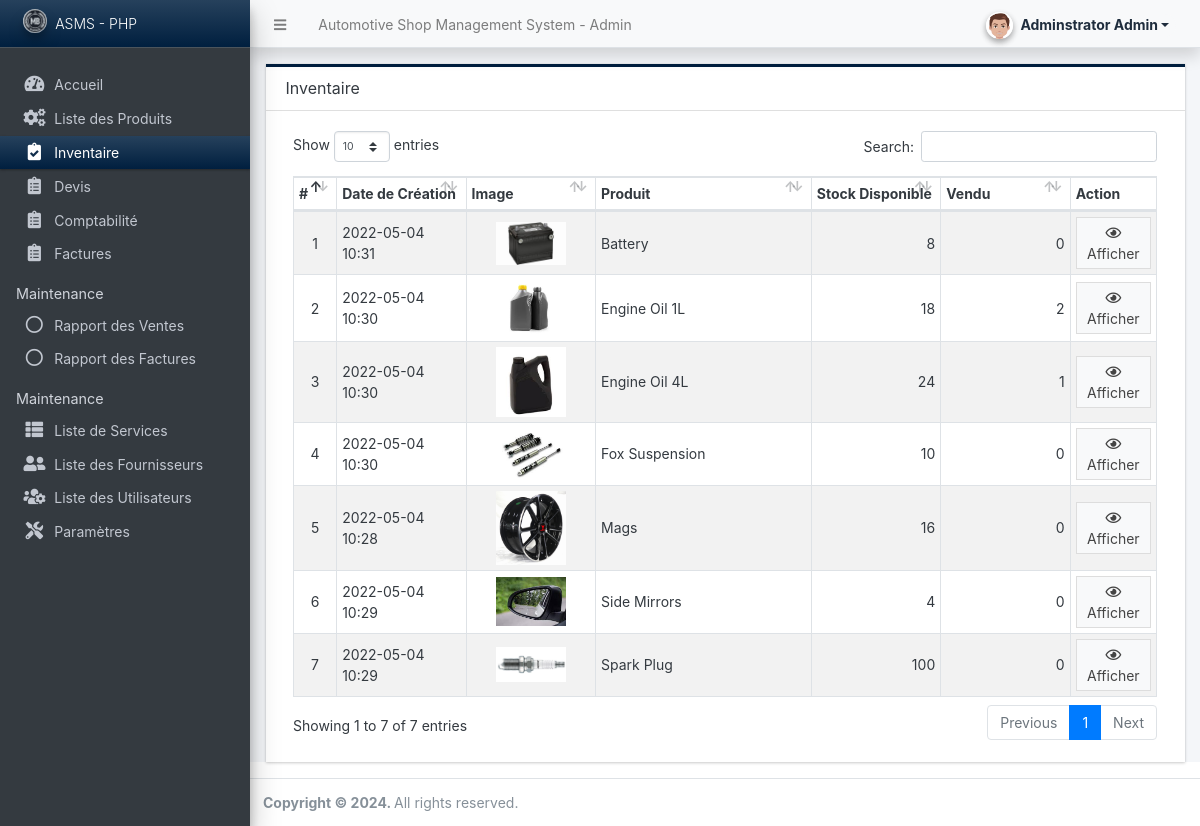
Before: /admin/?page=inventory (signed in) with the older database file.
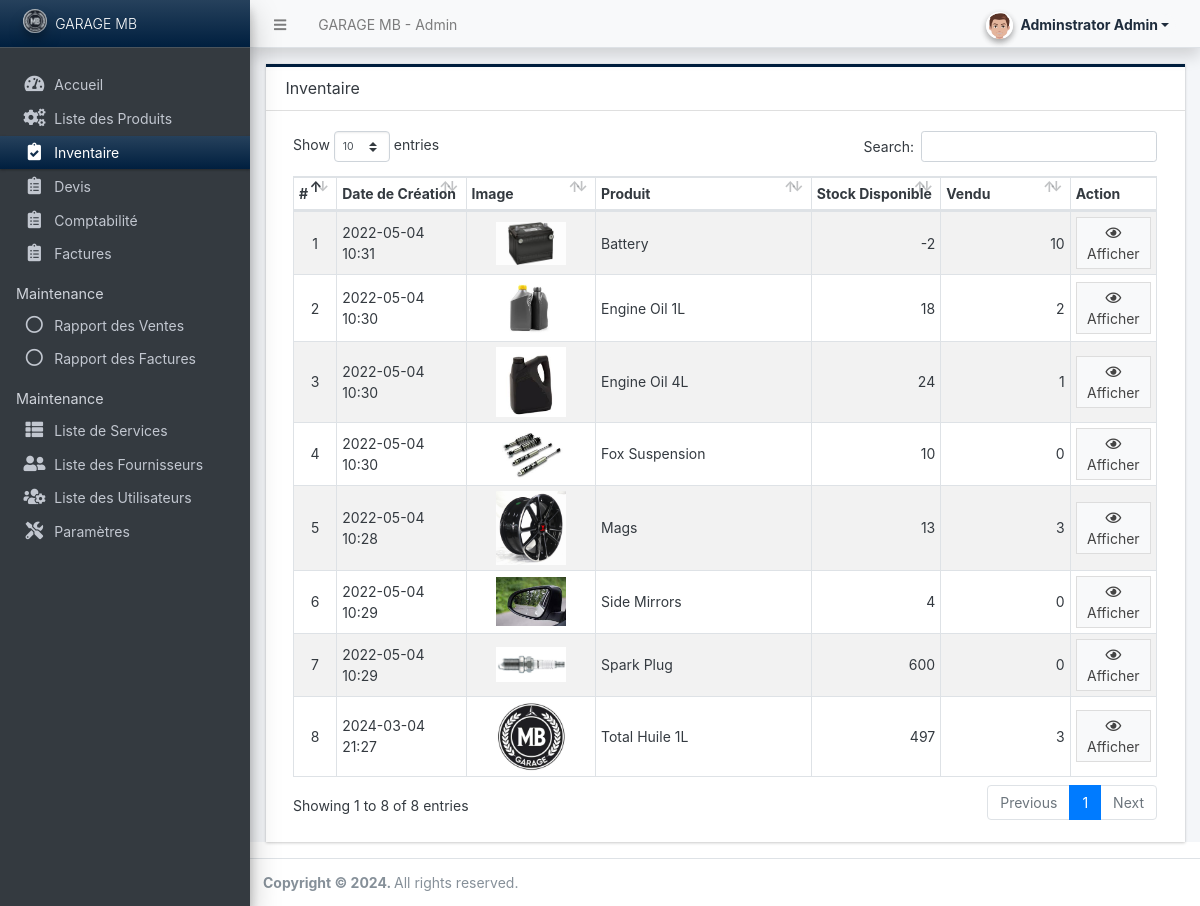
After: the same page with the newer database file.
### tables this page shows
CREATE TABLE `product_list` (
  `id` int(30) NOT NULL,
  `name` text NOT NULL,
  `description` text NOT NULL,
  `price` float(15,2) NOT NULL DEFAULT 0.00,
  `image_path` text NOT NULL,
  `status` tinyint(1) NOT NULL DEFAULT 1,
  `delete_flag` tinyint(1) NOT NULL DEFAULT 0,
  `date_created` datetime NOT NULL DEFAULT current_timestamp(),
  `date_updated` datetime NOT NULL DEFAULT current_timestamp() ON UPDATE current_timestamp()
);

### config.php (called while the page is built, shortened)
<?php
require_once('classes/DBConnection.php');
require_once('classes/SystemSettings.php');
function validate_image($file){
    global $_settings;
	if(!empty($file)){
        $ex = explode("?",$file);
        $file = $ex[0];
        $ts = isset($ex[1]) ? "?".$ex[1] : '';
		if(is_file(base_app.$file)){
			return base_url.$file.$ts;
		}else{
			return base_url.($_settings->info('logo'));
		}
	}else{
		return base_url.($_settings->info('logo'));
	}
}
function isMobileDevice(){
    $aMobileUA = array(
        '/iphone/i' => 'iPhone',
        '/ipod/i' => 'iPod',
        '/ipad/i' => 'iPad',
        '/android/i' => 'Android',
        '/blackberry/i' => 'BlackBerry',
        '/webos/i' => 'Mobile'
    );
    return false;
}
?>

### classes/DBConnection.php (called while the page is built, shortened)
<?php
class DBConnection{
    private $host = DB_SERVER;
    private $username = DB_USERNAME;
    private $password = DB_PASSWORD;
    private $database = DB_NAME;
    public $conn;
    public function __construct(){
        if (!isset($this->conn)) {
            $this->conn = new mysqli($this->host, $this->username, $this->password, $this->database);
        }
    }
}
?>

### classes/SystemSettings.php (called while the page is built, shortened)
<?php
class SystemSettings extends DBConnection{
	function userdata($field = ''){
		if(!empty($field)){
			if(isset($_SESSION['userdata'][$field]))
				return $_SESSION['userdata'][$field];
			else
				return null;
		}else{
			return false;
		}
	}
	function info($field=''){
		if(!empty($field)){
			if(isset($_SESSION['system_info'][$field]))
				return $_SESSION['system_info'][$field];
			else
				return false;
		}else{
			return false;
		}
	}
}
$_settings = new SystemSettings();
?>

### admin/inventory/index.php (the view, shortened to what this page needs)
<div class="card card-outline rounded-0 card-navy">
	<div class="card-header">
		<h3 class="card-title">Inventaire</h3>
	</div>
	<div class="card-body">
        <div class="container-fluid">
			<table class="table table-hover table-striped table-bordered" id="list">
				<colgroup>
					<col width="5%">
					<col width="15%">
					<col width="15%">
					<col width="25%">
					<col width="15%">
					<col width="15%">
					<col width="15%">
				</colgroup>
				<thead>
					<tr>
						<th>#</th>
						<th>Date de Création</th>
						<th>Image</th>
						<th>Produit</th>
						<th>Stock Disponible</th>
						<th>Vendu</th>
						<th>Action</th>
					</tr>
				</thead>
				<tbody>
					<?php
					$i = 1;
						$qry = $conn->query("SELECT *, (coalesce((SELECT SUM(quantity) FROM `inventory_list` where product_id = product_list.id),0) - coalesce((SELECT SUM(tp.qty) FROM `transaction_products` tp inner join `transaction_list` tl on tp.transaction_id = tl.id where tp.product_id = product_list.id and tl.status != 0),0)) as `available`,coalesce((SELECT SUM(tp.qty) FROM `transaction_products` tp inner join `transaction_list` tl on tp.transaction_id = tl.id where tp.product_id = product_list.id and tl.status != 0),0) as `sold` from `product_list` where delete_flag = 0 order by `name` asc ");
						while($row = $qry->fetch_assoc()):
					?>
						<tr>
							<td class="text-center"><?php echo $i++; ?></td>
							<td><?php echo date("Y-m-d H:i",strtotime($row['date_created'])) ?></td>
							<td class="text-center">
								<img class="img-thumbnai prod-img" src="<?= validate_image($row['image_path']) ?>" alt="">
							</td>
							<td><?php echo $row['name'] ?></td>
							<td class="text-right"><?php echo $row['available'] ?></td>
							<td class="text-right"><?php echo $row['sold'] ?></td>
							<td align="center">
								 <a href="./?page=inventory/view_details&id=<?= $row['id'] ?>" class="btn btn-flat p-1 btn-default btn-sm ">
				                  		<i class="far fa-eye"></i> Afficher
				                  </a>
							</td>
						</tr>
					<?php endwhile; ?>
				</tbody>
			</table>
		</div>
	</div>
</div>

### admin/index.php (shortened to what this page needs)
<?php require_once('../config.php'); ?>
 <!DOCTYPE html>
<html lang="fr" class="" style="height: auto;">
<?php require_once('inc/header.php') ?>
  <body class="sidebar-mini layout-fixed control-sidebar-slide-open layout-navbar-fixed sidebar-mini-md sidebar-mini-xs text-sm" data-new-gr-c-s-check-loaded="14.991.0" data-gr-ext-installed="" style="height: auto;">
    <div class="wrapper">
     <?php require_once('inc/topBarNav.php') ?>
     <?php require_once('inc/navigation.php') ?>
     <?php $page = isset($_GET['page']) ? $_GET['page'] : 'home';  ?>
      <div class="content-wrapper  pt-3" style="min-height: 567.854px;">
        <section class="content  text-dark">
          <div class="container-fluid">
            <?php
              if(!file_exists($page.".php") && !is_dir($page)){
                  include '404.html';
              }else{
                if(is_dir($page))
                  include $page.'/index.php';
                else
                  include $page.'.php';
              }
            ?>
          </div>
        </section>
      </div>
      <?php require_once('inc/footer.php') ?>
  </body>
</html>

### admin/inc/header.php (shortened to what this page needs)
<head>
    <link rel="stylesheet" href="<?php echo base_url ?>plugins/fontawesome-free/css/all.min.css">
    <link rel="stylesheet" href="<?php echo base_url ?>plugins/tempusdominus-bootstrap-4/css/tempusdominus-bootstrap-4.min.css">
  <link rel="stylesheet" href="<?php echo base_url ?>plugins/datatables-bs4/css/dataTables.bootstrap4.min.css">
  <link rel="stylesheet" href="<?php echo base_url ?>plugins/datatables-responsive/css/responsive.bootstrap4.min.css">
  <link rel="stylesheet" href="<?php echo base_url ?>plugins/datatables-buttons/css/buttons.bootstrap4.min.css">
  <link rel="stylesheet" href="<?php echo base_url ?>plugins/select2/css/select2.min.css">
  <link rel="stylesheet" href="<?php echo base_url ?>plugins/select2-bootstrap4-theme/select2-bootstrap4.min.css">
    <link rel="stylesheet" href="<?php echo base_url ?>plugins/icheck-bootstrap/icheck-bootstrap.min.css">
    <link rel="stylesheet" href="<?php echo base_url ?>plugins/jqvmap/jqvmap.min.css">
    <link rel="stylesheet" href="<?php echo base_url ?>dist/css/adminlte.css">
    <link rel="stylesheet" href="<?php echo base_url ?>dist/css/custom.css">
    <link rel="stylesheet" href="<?php echo base_url ?>plugins/overlayScrollbars/css/OverlayScrollbars.min.css">
    <link rel="stylesheet" href="<?php echo base_url ?>plugins/daterangepicker/daterangepicker.css">
    <link rel="stylesheet" href="<?php echo base_url ?>plugins/summernote/summernote-bs4.min.css">
  <link rel="stylesheet" href="<?php echo base_url ?>plugins/sweetalert2-theme-bootstrap-4/bootstrap-4.min.css">
  </head>

### admin/inc/topBarNav.php (shortened to what this page needs)
<nav class="main-header navbar navbar-expand navbar-light shadow text-sm">
  <ul class="navbar-nav">
    <li class="nav-item">
    <a class="nav-link" data-widget="pushmenu" href="#" role="button"><i class="fas fa-bars"></i></a>
    </li>
    <li class="nav-item d-none d-sm-inline-block">
      <a href="<?php echo base_url ?>" class="nav-link"><?php echo (!isMobileDevice()) ? $_settings->info('name'):$_settings->info('short_name'); ?> - Admin</a>
    </li>
  </ul>
  <ul class="navbar-nav ml-auto">
    <li class="nav-item">
      <div class="btn-group nav-link">
            <button type="button" class="btn btn-rounded badge badge-light dropdown-toggle dropdown-icon" data-toggle="dropdown">
              <span><img src="<?php echo validate_image($_settings->userdata('avatar')) ?>" class="img-circle elevation-2 user-img" alt="User Image"></span>
              <span class="ml-3"><?php echo ucwords($_settings->userdata('firstname').' '.$_settings->userdata('lastname')) ?></span>
            </button>
        </div>
    </li>
  </ul>
</nav>

### admin/inc/navigation.php (shortened to what this page needs)
<aside class="main-sidebar sidebar-dark-primary elevation-4 sidebar-no-expand">
  <a href="<?php echo base_url ?>admin" class="brand-link bg-gradient-navy text-sm">
  <img src="<?php echo validate_image($_settings->info('logo'))?>" alt="Store Logo" class="brand-image img-circle elevation-3" style="opacity: .8;width: 1.5rem;height: 1.5rem;max-height: unset">
  <span class="brand-text font-weight-light"><?php echo $_settings->info('short_name') ?></span>
  </a>
  <div class="sidebar os-host os-theme-light os-host-overflow os-host-overflow-y os-host-resize-disabled os-host-transition os-host-scrollbar-horizontal-hidden">
    <div class="os-content-glue" style="margin: 0px -8px; width: 249px; height: 646px;"></div>
    <div class="os-padding">
      <div class="os-viewport os-viewport-native-scrollbars-invisible" style="overflow-y: scroll;">
        <div class="os-content" style="padding: 0px 8px; height: 100%; width: 100%;">
          <nav class="mt-4">
             <ul class="nav nav-pills nav-sidebar flex-column text-sm nav-compact nav-flat nav-child-indent nav-collapse-hide-child" data-widget="treeview" role="menu" data-accordion="false">
              <li class="nav-item dropdown">
                <a href="./" class="nav-link nav-home">
                  <i class="nav-icon fas fa-tachometer-alt"></i>
                  <p>
                    Accueil
                  </p>
                </a>
              </li>
              <li class="nav-item dropdown">
                <a href="<?php echo base_url ?>admin/?page=products" class="nav-link nav-products">
                  <i class="nav-icon fas fa-cogs"></i>
                  <p>
                    Liste des Produits
                  </p>
                </a>
              </li>
              <li class="nav-item dropdown">
                <a href="<?php echo base_url ?>admin/?page=inventory" class="nav-link nav-inventory">
                  <i class="nav-icon fas fa-clipboard-check"></i>
                  <p>
                    Inventaire
                  </p>
                </a>
              </li>
              <li class="nav-item dropdown">
                <a href="<?php echo base_url ?>admin/?page=transactions" class="nav-link nav-transactions">
                  <i class="nav-icon fas fa-clipboard-list"></i>
                  <p>
                    Devis
                  </p>
                </a>
              </li>
              <li class="nav-item dropdown">
                <a href="<?php echo base_url ?>admin/?page=comptabilite" class="nav-link nav-comptabilite">
                  <i class="nav-icon fas fa-clipboard-list"></i>
                  <p>
                    Comptabilité
                  </p>
                </a>
              </li>
                <li class="nav-item dropdown">
                <a href="<?php echo base_url ?>admin/?page=factures" class="nav-link nav-factures">
                  <i class="nav-icon fas fa-clipboard-list"></i>
                  <p>
                    Factures
                  </p>
                </a>
              </li>
              <?php if($_settings->userdata('type') == 1): ?>
              <li class="nav-header">Maintenance</li>
              <li class="nav-item dropdown">
                <a href="<?php echo base_url ?>admin/?page=reports/daily_sales_report" class="nav-link nav-reports_daily_sales_report">
                  <i class="nav-icon far fa-circle"></i>
                  <p>
                    Rapport des Ventes
                  </p>
                </a>
              </li>
              <li class="nav-item dropdown">
                <a href="<?php echo base_url ?>admin/?page=reports/daily_service_report" class="nav-link nav-reports_daily_service_report">
                  <i class="nav-icon far fa-circle"></i>
                  <p>
                    Rapport des Factures
                  </p>
                </a>
              </li>
              <li class="nav-header">Maintenance</li>
              <li class="nav-item dropdown">
                <a href="<?php echo base_url ?>admin/?page=services" class="nav-link nav-services">
                  <i class="nav-icon fas fa-th-list"></i>
                  <p>
                    Liste de Services
                  </p>
                </a>
              </li>
              <li class="nav-item dropdown">
                <a href="<?php echo base_url ?>admin/?page=mechanics" class="nav-link nav-mechanics">
                  <i class="nav-icon fas fa-user-friends"></i>
                  <p>
                    Liste des Fournisseurs
                  </p>
                </a>
              </li>
              <li class="nav-item dropdown">
                <a href="<?php echo base_url ?>admin/?page=user/list" class="nav-link nav-user/list">
                  <i class="nav-icon fas fa-users-cog"></i>
                  <p>
                    Liste des Utilisateurs
                  </p>
                </a>
              </li>
              <li class="nav-item dropdown">
                <a href="<?php echo base_url ?>admin/?page=system_info" class="nav-link nav-system_info">
                  <i class="nav-icon fas fa-tools"></i>
                  <p>
                    Paramètres
                  </p>
                </a>
              </li>
              <?php endif; ?>
            </ul>
          </nav>
        </div>
      </div>
    </div>
  </div>
</aside>

### admin/inc/footer.php (shortened to what this page needs)
<footer class="main-footer text-sm">
        <strong>Copyright © <?php echo date('Y') ?>.
        </strong>
        All rights reserved.
      </footer>
    </div>

### admin/inc/topBarNav.php (style rules this page uses)
.user-img { position: absolute; height: 27px; width: 27px; object-fit: cover; left: -7%; top: -12%; }
.btn-rounded { border-radius: 50px; }

### admin/inventory/index.php (style rules this page uses)
.prod-img { width: 5em; max-height: 8em; object-fit:scale-down; object-position:center center; }

Changed rows visible on the page:
computed for product_list "Battery": available "8" → "-2"; sold "0" → "10"
computed for product_list "Mags": available "16" → "13"; sold "0" → "3"
computed for product_list "Spark Plug": available "100" → "600"
added product_list: date_created "2024-03-04 21:27", shows a picture, name "Total Huile 1L", available "497", sold "3"
Other visible differences:
$_settings->info('name'): "Automotive Shop Management System" → "GARAGE MB"
$_settings->info('short_name'): "ASMS - PHP" → "GARAGE MB"
text written by a page script: "Show entries Search: Showing 1 to 7 of 7 entries Previous 1 Next" → "Show entries Search: Showing 1 to 8 of 8 entries Previous 1 Next"
